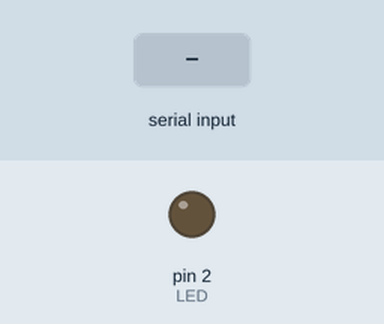
This sketch was run on a simulated Arduino Uno, built with avr-gcc and run on an emulated ATmega328P. Shown: output pins drawn as LEDs (lit = HIGH). The test bench sets the inputs (shaded band).

Above: at 1.2 s.
1.3 s: "1\n" received over Serial
At 3.6 s:
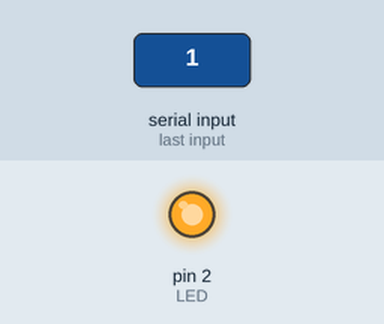
Timing chart, 0 to 5.1 s (numbered marks = the images above; inputs shaded):
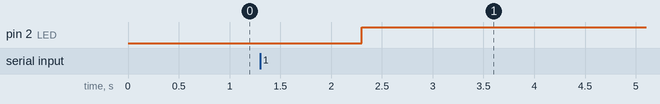

The sketch:

django_led.ino
```cpp
#include <ArduinoJson.h>

#define LED 2

String string_test;
int seq;
int teste;
DynamicJsonDocument json_receive(1024);
StaticJsonDocument<256> json_send;

void sendJson();


void setup() {
  Serial.begin(115200);
  pinMode(LED,OUTPUT);
  //digitalWrite(LED,HIGH);
  while(!Serial) {}
}


void loop() {
  while(Serial.available())
  {
    string_test = Serial.readString( );
    deserializeJson(json_receive, string_test);
    if (json_receive["type"] == 1){
      digitalWrite(LED,LOW);
    }
    else {
      digitalWrite(LED,HIGH);
    }
  }
  if(teste == 500000) {
    JsonObject root = json_send.to<JsonObject>();

    root["id"] = "1";
    root["type"] = 1;
    root["seq"] = seq++;
    JsonObject payload = root.createNestedObject("payload");
    payload["lat"] = 56.75608;
    payload["lng"] = -9.302038;
    payload["high"] = 10;

    serializeJson(root, Serial);
    Serial.print("\n");
    /*sendJson();*/
    teste = 0;
  }
  teste++;
}


void sendJson() {
  json_send["serial"] = "connected";

  JsonObject payload = json_send.createNestedObject("payload");
  payload["id"] = "1";
  payload["type"] = 1;
  payload["count"] = 50000;
  payload["lat"] = 56.75608;
  payload["lng"] = -9.302038;
  payload["high"] = 10;

  serializeJson(json_send, Serial);
  Serial.print("\n");
}
```

Measured:
- after the input at 1.3 s, pin 2 (LED): LOW → HIGH after 1.0 s
